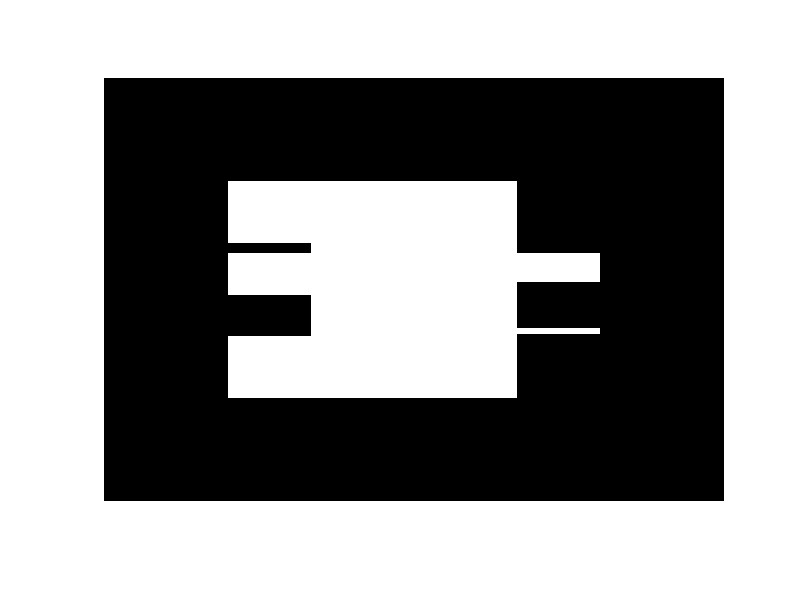

Write MATLAB code to recreate this figure.
clc 
clear all
close all

f = zeros(205,300);
f(51:155, 61:240)=1;
f(81:85, 61:100) = 0;
f(106:125, 61:100) = 0;
f(51:85, 201:240) = 0;
f(131:1, 201:240) = 0;
f(100:121, 201:240) = 0;
f(125:200, 201:240) = 0;
#imshow(f)

b = strel ("arbitrary", 1);%strel('disk',3,0)
g = imopen(f,b);
g = imclose(f,b);
imshow(g)